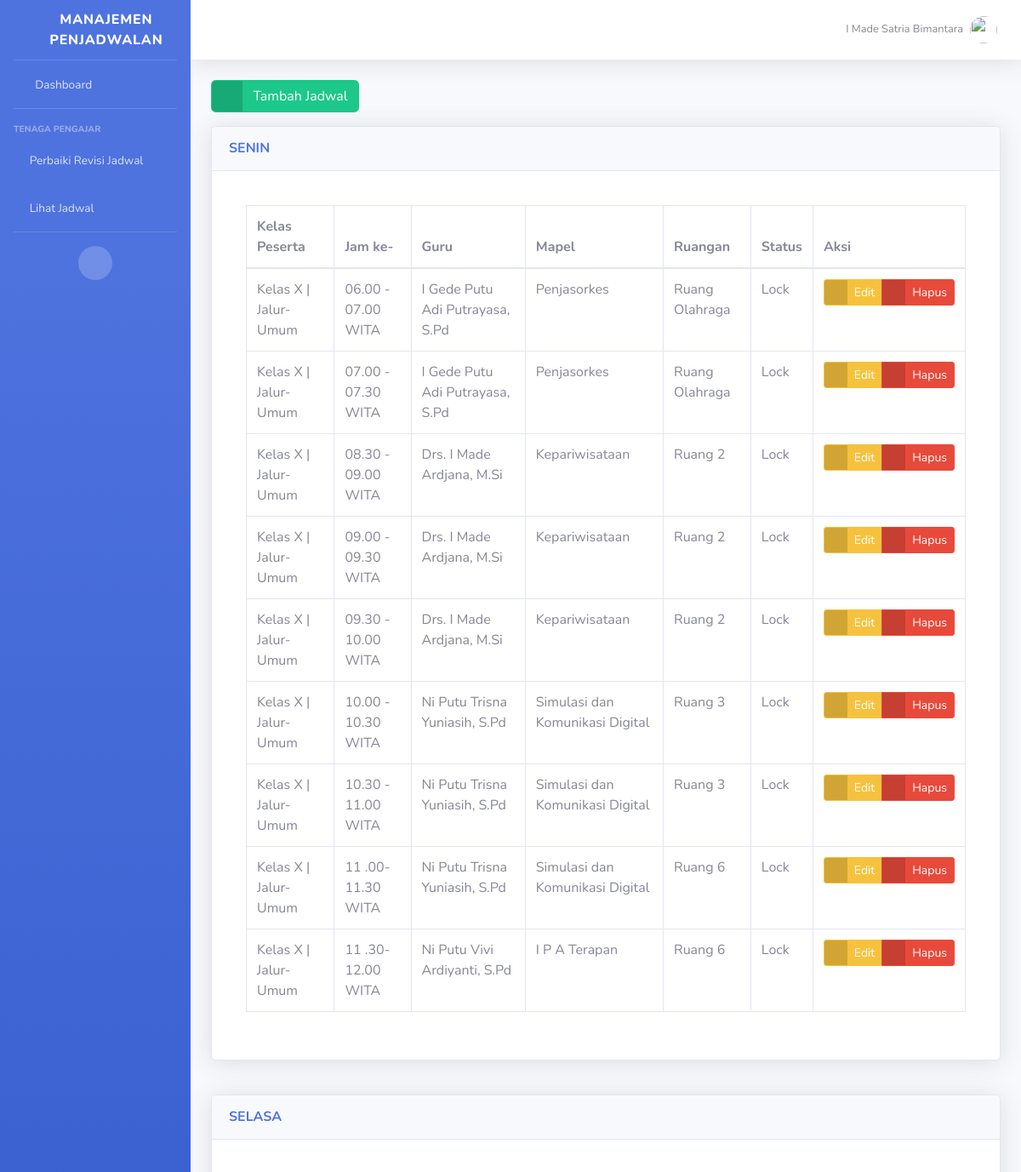
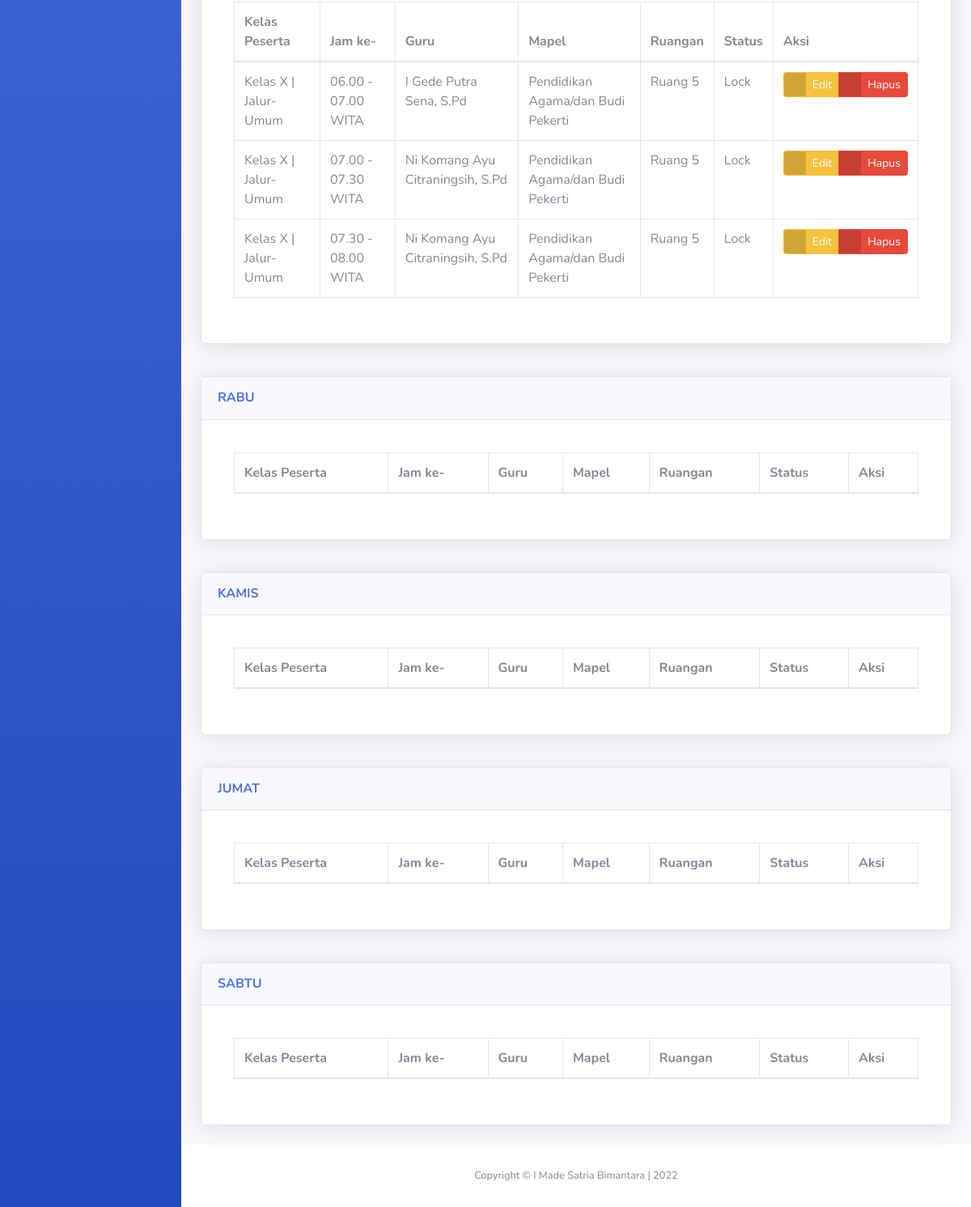
/jadwal/ (signed in), run on the app's committed database (2 pictures, top to bottom).
### administrator/models.py (models this page shows, shortened)
class Hari(models.Model):
    CHOICES_HARI = (
        ('senin', 'Senin'),
        ('selasa', 'Selasa'),
        ('rabu', 'Rabu'),
        ('kamis', 'Kamis'),
        ('jumat', 'Jumat'),
        ('sabtu', 'Sabtu'),
    )
    nama_hari = models.CharField(
        'Nama Hari',
        choices=CHOICES_HARI,
        max_length=10,
        unique=True
    )
    class Meta:
        ordering = ['id']
        verbose_name_plural = "Hari"

class DetailMataPelajaran(models.Model):
    mapel = models.ForeignKey(
        MataPelajaran,
        on_delete=models.CASCADE
    )
    kelas_peserta = models.ForeignKey(
        DetailKelas,
        on_delete=models.CASCADE,
    )
    total_jam = models.PositiveSmallIntegerField(
        'Total Jam Pelajaran',
        blank=True,
        null=True
    )
    published = models.DateTimeField(
        auto_now_add=True,
        editable=False
    )
    updated = models.DateTimeField(
        auto_now=True,
        editable=False
    )
    class Meta:
        ordering = ['id']
        verbose_name_plural = "Detail Mata Pelajaran"

class DetailKelas(models.Model):
    kelas = models.ForeignKey(
        Kelas,
        on_delete=models.CASCADE,
    )
    jalur = models.ForeignKey(
        Jalur,
        on_delete=models.CASCADE,
    )
    class Meta:
        ordering = ['kelas']
        verbose_name_plural = "Detail Kelas Peserta"
    def __str__(self):
        return "{} | Jalur-{}".format(
            self.kelas,
            self.jalur.nama_jalur
        )

class Jalur(models.Model):
    kode_jalur = models.CharField(
        'Kode Unik Jalur',
        max_length=5,
        unique=True
    )
    nama_jalur = models.CharField(
        'Nama Jalur',
        max_length=25,
    )
    published = models.DateTimeField(
        auto_now_add=True,
        editable=False
    )
    updated = models.DateTimeField(
        auto_now=True,
        editable=False
    )
    class Meta:
        ordering = ['published']
        verbose_name_plural = "Jalur"

class Kelas(models.Model):
    CHOICES_KELAS = (
        ('Kelas X', 'Kelas X'),
        ('Kelas XI', 'Kelas XI'),
        ('Kelas XII', 'Kelas XII'),
    )
    nama_kelas = models.CharField(
        'Nama Kelas',
        choices=CHOICES_KELAS,
        max_length=12,
        unique=True
    )
    class Meta:
        ordering = ['nama_kelas']
        verbose_name_plural = "Kelas"
    def __str__(self):
        return self.nama_kelas

class DetailWaktu(models.Model):
    hari = models.ForeignKey(
        Hari,
        on_delete=models.CASCADE
    )
    waktu = models.ForeignKey(
        Waktu,
        on_delete=models.CASCADE
    )
    published = models.DateTimeField(
        auto_now_add=True,
        editable=False
    )
    updated = models.DateTimeField(
        auto_now=True,
        editable=False
    )
    class Meta:
        ordering = ['hari', 'waktu']
        verbose_name_plural = "Detail Waktu"

class Waktu(models.Model):
    nama_waktu = models.CharField(
        'Rentang Waktu Pelajaran',
        max_length=30,
        unique=True
    )
    class Meta:
        ordering = ['nama_waktu']
        verbose_name_plural = "Waktu"

class Guru(models.Model):
    nip = models.CharField(
        'Nomor Induk Pegawai',
        max_length=15,
        unique=True
    )
    nama_lengkap = models.CharField(
        'Nama Lengkap Guru',
        max_length=150,
        unique=True
    )
    email = models.EmailField(
        'Alamat Email Guru',
    )
    published = models.DateTimeField(
        auto_now_add=True,
        editable=False
    )
    updated = models.DateTimeField(
        auto_now=True,
        editable=False
    )
    class Meta:
        ordering = ['published']
        verbose_name_plural = "Guru"

class MataPelajaran(models.Model):
    kode_mapel = models.CharField(
        'Kode Mata Pelajaran',
        max_length=10,
        unique=True
    )
    mapel = models.CharField(
        'Nama Mata Pelajaran',
        max_length=100,
    )
    published = models.DateTimeField(
        auto_now_add=True,
        editable=False
    )
    updated = models.DateTimeField(
        auto_now=True,
        editable=False
    )
    class Meta:
        ordering = ['id']
        verbose_name_plural = "Mata Pelajaran"

class Ruangan(models.Model):
    kode_ruangan = models.CharField(
        'Kode Ruangan (R01)',
        unique=True,
        max_length=10
    )
    nama_ruangan = models.CharField(
        'Nama Ruangan',
        unique=True,
        max_length=50
    )
    kapasitas_ruangan = models.PositiveSmallIntegerField(
        'Kapasitas Ruangan',
        blank=True,
        null=True
    )
    published = models.DateTimeField(
        auto_now_add=True,
        editable=False
    )
    updated = models.DateTimeField(
        auto_now=True,
        editable=False
    )
    class Meta:
        ordering = ['kode_ruangan']
        verbose_name_plural = "Ruangan"

### tenagapengajar/models.py (models this page shows, shortened)
class Jadwal(models.Model):
    detail_pelajaran = models.ForeignKey(
        DetailMataPelajaran,
        on_delete=models.CASCADE
    )
    guru = models.ForeignKey(
        Guru,
        on_delete=models.CASCADE,
        default='- Belum Ada Pengajar -',
        blank=True,
        null=False
    )
    detail_waktu = models.ForeignKey(
        DetailWaktu,
        on_delete=models.SET_NULL,
        blank=True,
        null=True
    )
    ruangan = models.ForeignKey(
        Ruangan,
        on_delete=models.SET_NULL,
        blank=True,
        null=True
    )
    CHOICE_STATUS_VALIDASI = (
        ('Unlock', 'Unlock'),
        ('Lock', 'Lock'),
    )
    status_validasi = models.CharField(
        'Status Validasi Jadwal',
        choices=CHOICE_STATUS_VALIDASI,
        default=CHOICE_STATUS_VALIDASI[0][1],
        max_length=10,
    )
    published = models.DateTimeField(
        auto_now_add=True,
        editable=False
    )
    updated = models.DateTimeField(
        auto_now=True,
        editable=False
    )
    class Meta:
        ordering = ['published']
        verbose_name_plural = "Jadwal"

### aplikasi_manajemen_penjadwalan/views.py (the view)
# urls.py: path('jadwal/', JadwalListView.as_view(), name='jadwal_list'),
class JadwalListView(LoginRequiredMixin, ListView):
    model = Jadwal
    template_name = "jadwal/list.html"
    context_object_name = 'jadwal_list'
    extra_context = {
        'title_page': 'Schedule | Lihat',
        'subtitle_page': "Daftar Jadwal Pelajaran",
    }
    def get_queryset(self):
        jadwal_list = dict()
        days = Hari.objects.values_list('nama_hari', flat=True).distinct()
        for hari in days:
            jadwal_list[hari] = self.model.objects.filter(
                detail_waktu__hari__nama_hari__iexact=str(hari),
            ).order_by('detail_waktu')
        self.queryset = {
            'jadwal_list': jadwal_list,
            'days': days,
        }
        return super().get_queryset()
    def get_context_data(self, **kwargs):
        self.kwargs.update(self.extra_context)
        kwargs = self.kwargs
        return super().get_context_data(**kwargs)

### templates/jadwal/list.html (shortened to what this page needs)
{% extends 'base.html' %}
{% load auth_extras %}
{% block page_content %}
{% if request.user|has_group:'tenagapengajar' %}
<div class="d-flex justify-content-start">
    <article>
        <a href="{% url 'tenagapengajar:jadwal_create' %}" class="btn btn-success btn-icon-split">
            <span class="icon text-white-50">
                <i class="fas fa-plus-square"></i>
            </span>
            <span class="text">Tambah Jadwal</span>
        </a>
    </article>
</div>
{% endif %}
{% for hari, jadwals in jadwal_list.jadwal_list.items %}
<div class="row mt-3">
    <div class="col">
        <div class="card shadow mb-4">
            <a href="#collapseJadwal{{hari}}" class="d-block card-header py-3" data-toggle="collapse" role="button"
                aria-expanded="true" aria-controls="collapseJadwal{{hari}}">
                <h6 class="m-0 font-weight-bold text-primary">{{hari.upper}}</h6>
            </a>
            <div class="collapse show" id="collapseJadwal{{hari}}">
                <div class="card-body">
                    <div class="row">
                        <div class="col">
                            <div class="card-body">
                                <div class="table-responsive">
                                    <table class="table table-bordered" id='tableJadwal{{hari.capitalize}}' width="100%"
                                        cellspacing="0">
                                        <thead>
                                            <tr>
                                                <th scope="col">Kelas Peserta</th>
                                                <th scope="col">Jam ke-</th>
                                                <th scope="col">Guru</th>
                                                <th scope="col">Mapel</th>
                                                <th scope="col">Ruangan</th>
                                                <th scope="col">Status</th>
                                                <th scope="col">Aksi</th>
                                            </tr>
                                        </thead>
                                        <tbody>
                                            {% for jadwal in jadwals %}
                                            {% if request.user|exclude_group:"siswa" %}
                                            <tr>
                                                <td>{{jadwal.detail_pelajaran.kelas_peserta}}</td>
                                                <td>{{jadwal.detail_waktu.waktu.nama_waktu}}</td>
                                                <td>{{jadwal.guru.nama_lengkap}}</td>
                                                <td>{{jadwal.detail_pelajaran.mapel.mapel}}</td>
                                                <td>{{jadwal.ruangan.nama_ruangan}}</td>
                                                <td>{{jadwal.status_validasi}}</td>
                                                <td>
                                                    <div class="d-flex justify-content-between">
                                                        <div class="btn-group" role="group"
                                                            aria-label="Button Group Label User">
                                                            {% if request.user|has_group:'tenagapengajar' %}
                                                            <a href="{% url 'tenagapengajar:jadwal_update' jadwal.id %}"
                                                                class="btn btn-warning btn-icon-split btn-sm">
                                                                <span class="icon text-white-50">
                                                                    <i class="fas fa-exclamation-triangle"></i>
                                                                </span>
                                                                <span class="text">Edit</span>
                                                            </a>
                                                            {% endif %}
                                                            {% if request.user|has_group:'tenagapengajar' %}
                                                            <a href="{% url 'tenagapengajar:jadwal_delete' jadwal.id %}"
                                                                class="btn btn-danger btn-icon-split btn-sm">
                                                                <span class="icon text-white-50">
                                                                    <i class="fas fa-trash"></i>
                                                                </span>
                                                                <span class="text">Hapus</span>
                                                            </a>
                                                            {% endif %}
                                                        </div>
                                                    </div>
                                                </td>
                                            </tr>
                                            {% endif %}
                                            {% endfor %}
                                        </tbody>
                                    </table>
                                </div>
                            </div>
                        </div>
                    </div>
                </div>
            </div>
        </div>
    </div>
</div>
{% endfor %}
{% endblock page_content %}

### templates/snippets/topbar.html (shortened to what this page needs)
{% load static %}
{% load auth_extras %}
<ul class="navbar-nav ml-auto">
    <li class="nav-item dropdown no-arrow">
        <a class="nav-link dropdown-toggle" href="#" id="userDropdown" role="button" data-toggle="dropdown"
            aria-haspopup="true" aria-expanded="true">
            <span class="mr-2 d-lg-inline text-gray-600 small">{{user.first_name}} {{user.last_name}}</span>
            <img class="img-profile rounded-circle" src="{% static 'img/undraw_profile.svg' %}">
        </a>
    </li>
</ul>

### data on the page
Hari: upper "SENIN"
Jadwal: detail_pelajaran.kelas_peserta "Kelas X | Jalur-Umum", detail_waktu.waktu.nama_waktu "06.00 - 07.00 WITA", guru.nama_lengkap "I Gede Putu Adi Putrayasa, S.Pd", detail_pelajaran.mapel.mapel "Penjasorkes", ruangan.nama_ruangan "Ruang Olahraga", status_validasi "Lock"
Jadwal: detail_pelajaran.kelas_peserta "Kelas X | Jalur-Umum", detail_waktu.waktu.nama_waktu "07.00 - 07.30 WITA", guru.nama_lengkap "I Gede Putu Adi Putrayasa, S.Pd", detail_pelajaran.mapel.mapel "Penjasorkes", ruangan.nama_ruangan "Ruang Olahraga", status_validasi "Lock"
Jadwal: detail_pelajaran.kelas_peserta "Kelas X | Jalur-Umum", detail_waktu.waktu.nama_waktu "08.30 - 09.00 WITA", guru.nama_lengkap "Drs. I Made Ardjana, M.Si", detail_pelajaran.mapel.mapel "Kepariwisataan", ruangan.nama_ruangan "Ruang 2", status_validasi "Lock"
Jadwal: detail_pelajaran.kelas_peserta "Kelas X | Jalur-Umum", detail_waktu.waktu.nama_waktu "09.00 - 09.30 WITA", guru.nama_lengkap "Drs. I Made Ardjana, M.Si", detail_pelajaran.mapel.mapel "Kepariwisataan", ruangan.nama_ruangan "Ruang 2", status_validasi "Lock"
Jadwal: detail_pelajaran.kelas_peserta "Kelas X | Jalur-Umum", detail_waktu.waktu.nama_waktu "09.30 - 10.00 WITA", guru.nama_lengkap "Drs. I Made Ardjana, M.Si", detail_pelajaran.mapel.mapel "Kepariwisataan", ruangan.nama_ruangan "Ruang 2", status_validasi "Lock"
Jadwal: detail_pelajaran.kelas_peserta "Kelas X | Jalur-Umum", detail_waktu.waktu.nama_waktu "10.00 - 10.30 WITA", guru.nama_lengkap "Ni Putu Trisna Yuniasih, S.Pd", detail_pelajaran.mapel.mapel "Simulasi dan Komunikasi Digital", ruangan.nama_ruangan "Ruang 3", status_validasi "Lock"
Jadwal: detail_pelajaran.kelas_peserta "Kelas X | Jalur-Umum", detail_waktu.waktu.nama_waktu "10.30 - 11.00 WITA", guru.nama_lengkap "Ni Putu Trisna Yuniasih, S.Pd", detail_pelajaran.mapel.mapel "Simulasi dan Komunikasi Digital", ruangan.nama_ruangan "Ruang 3", status_validasi "Lock"
Jadwal: detail_pelajaran.kelas_peserta "Kelas X | Jalur-Umum", detail_waktu.waktu.nama_waktu "11 .00- 11.30 WITA", guru.nama_lengkap "Ni Putu Trisna Yuniasih, S.Pd", detail_pelajaran.mapel.mapel "Simulasi dan Komunikasi Digital", ruangan.nama_ruangan "Ruang 6", status_validasi "Lock"
Jadwal: detail_pelajaran.kelas_peserta "Kelas X | Jalur-Umum", detail_waktu.waktu.nama_waktu "11 .30- 12.00 WITA", guru.nama_lengkap "Ni Putu Vivi Ardiyanti, S.Pd", detail_pelajaran.mapel.mapel "I P A Terapan", ruangan.nama_ruangan "Ruang 6", status_validasi "Lock"
Hari: upper "SELASA"
Jadwal: detail_pelajaran.kelas_peserta "Kelas X | Jalur-Umum", detail_waktu.waktu.nama_waktu "06.00 - 07.00 WITA", guru.nama_lengkap "I Gede Putra Sena, S.Pd", detail_pelajaran.mapel.mapel "Pendidikan Agama/dan Budi Pekerti", ruangan.nama_ruangan "Ruang 5", status_validasi "Lock"
Jadwal: detail_pelajaran.kelas_peserta "Kelas X | Jalur-Umum", detail_waktu.waktu.nama_waktu "07.00 - 07.30 WITA", guru.nama_lengkap "Ni Komang Ayu Citraningsih, S.Pd", detail_pelajaran.mapel.mapel "Pendidikan Agama/dan Budi Pekerti", ruangan.nama_ruangan "Ruang 5", status_validasi "Lock"
Jadwal: detail_pelajaran.kelas_peserta "Kelas X | Jalur-Umum", detail_waktu.waktu.nama_waktu "07.30 - 08.00 WITA", guru.nama_lengkap "Ni Komang Ayu Citraningsih, S.Pd", detail_pelajaran.mapel.mapel "Pendidikan Agama/dan Budi Pekerti", ruangan.nama_ruangan "Ruang 5", status_validasi "Lock"
Hari: upper "RABU"
Hari: upper "KAMIS"
Hari: upper "JUMAT"
Hari: upper "SABTU"

### other printed values
{{ user.first_name }} "I Made Satria"
{{ user.last_name }} "Bimantara"
